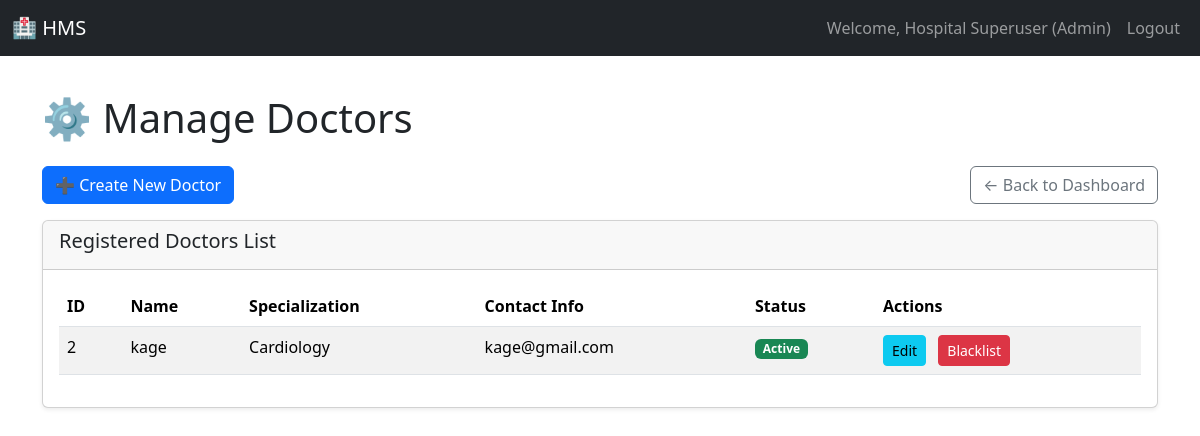
/admin/doctors (signed in), run on an earlier commit of the app's database.
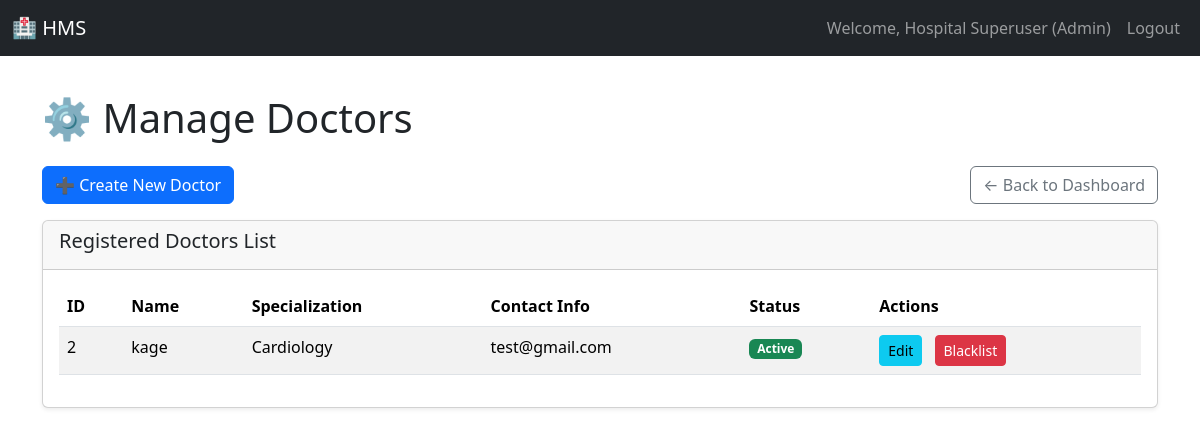
And on a later commit of the database.
### models.py (models this page shows)
class Doctor(db.Model):
    __tablename__ = 'doctor'
    user_id = db.Column(db.Integer, db.ForeignKey('user.id'), primary_key=True)
    specialization_id = db.Column(db.Integer, db.ForeignKey('specialization.id'), nullable=False)
    appointments = db.relationship('Appointment', backref='doctor', lazy='dynamic')

class User(UserMixin, db.Model):
    __tablename__ = 'user'
    id = db.Column(db.Integer, primary_key=True)
    username = db.Column(db.String(80), unique=True, nullable=False)
    password_hash = db.Column(db.String(128), nullable=False)
    role = db.Column(db.String(10), nullable=False)  # Admin, Doctor, Patient
    name = db.Column(db.String(100), nullable=False)
    contact_info = db.Column(db.String(100))
    is_active = db.Column(db.Boolean, default=True) # Used for blacklist/deactivation
    doctor_profile = db.relationship('Doctor', backref='user', uselist=False)
    patient_profile = db.relationship('Patient', backref='user', uselist=False)

class Specialization(db.Model):
    __tablename__ = 'specialization'
    id = db.Column(db.Integer, primary_key=True)
    name = db.Column(db.String(80), unique=True, nullable=False)
    description = db.Column(db.String(255))
    doctors = db.relationship('Doctor', backref='specialization', lazy='dynamic')

### app.py (the view)
@app.route('/admin/doctors')
@role_required('Admin')
def manage_doctors():
    doctors = Doctor.query.join(User).all()
    return render_template('manage_doctors.html', doctors=doctors)

### app.py (called while the page is built)
@login_manager.user_loader
def load_user(user_id):
    return User.query.get(int(user_id))

def role_required(role):
    def wrapper(func):
        @login_required
        @functools.wraps(func) # <<< THIS LINE IS THE FIX
        def decorated_view(*args, **kwargs):
            if current_user.role != role:
                flash('Access denied. You do not have the required permissions.', 'danger')
                return redirect(url_for('dashboard'))
            return func(*args, **kwargs)
        return decorated_view
    return wrapper

### templates/manage_doctors.html (shortened to what this page needs)
{% extends "base.html" %}
{% block content %}
<h1 class="mb-4">⚙️ Manage Doctors</h1>
<div class="d-flex justify-content-between align-items-center mb-3">
    <a href="{{ url_for('add_doctor') }}" class="btn btn-primary">➕ Create New Doctor</a>
    <a href="{{ url_for('admin_dashboard') }}" class="btn btn-outline-secondary">← Back to Dashboard</a>
</div>
<div class="card shadow-sm">
    <div class="card-header">
        <h5>Registered Doctors List</h5>
    </div>
    <div class="card-body">
        <table class="table table-hover table-striped">
            <thead>
                <tr>
                    <th>ID</th>
                    <th>Name</th>
                    <th>Specialization</th>
                    <th>Contact Info</th>
                    <th>Status</th>
                    <th>Actions</th>
                </tr>
            </thead>
            <tbody>
                {% for doctor in doctors %}
                <tr>
                    <td>{{ doctor.user_id }}</td>
                    <td>{{ doctor.user.name }}</td>
                    <td>{{ doctor.specialization.name }}</td>
                    <td>{{ doctor.user.contact_info or 'N/A' }}</td>
                    <td>
                        {% if doctor.user.is_active %}
                            <span class="badge bg-success">Active</span>
                        {% else %}
                            <span class="badge bg-danger">Blacklisted</span>
                        {% endif %}
                    </td>
                    <td>
                        <a href="{{ url_for('edit_doctor', user_id=doctor.user_id) }}" class="btn btn-sm btn-info me-2">Edit</a>
                        <form method="POST" action="{{ url_for('toggle_blacklist', user_id=doctor.user_id) }}" style="display:inline;">
                            {% if doctor.user.is_active %}
                                <button type="submit" class="btn btn-sm btn-danger" onclick="return confirm('Are you sure you want to blacklist this doctor?');">Blacklist</button>
                            {% else %}
                                <button type="submit" class="btn btn-sm btn-success" onclick="return confirm('Are you sure you want to reactivate this doctor?');">Activate</button>
                            {% endif %}
                        </form>
                    </td>
                </tr>
                {% else %}
                <tr>
                    <td colspan="6" class="text-center text-muted">No doctors have been registered yet.</td>
                </tr>
                {% endfor %}
            </tbody>
        </table>
    </div>
</div>
{% endblock %}

What changed in the data, as far as the page shows it:
changed through a linked row, Doctor "kage": user "kage@gmail.com" → "test@gmail.com"
